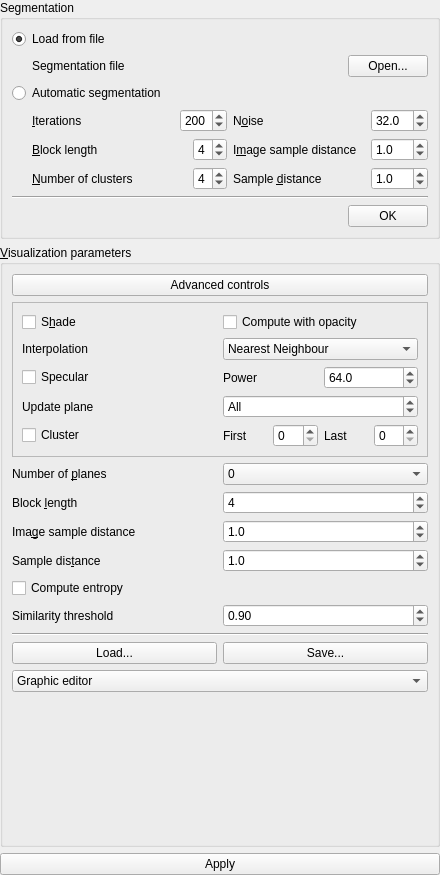
<ui version="4.0" >
 <class>OptimalViewpointInputParametersFormBase</class>
 <widget class="QWidget" name="OptimalViewpointInputParametersFormBase" >
  <property name="geometry" >
   <rect>
    <x>0</x>
    <y>0</y>
    <width>440</width>
    <height>875</height>
   </rect>
  </property>
  <layout class="QVBoxLayout" >
   <property name="spacing" >
    <number>6</number>
   </property>
   <property name="margin" >
    <number>0</number>
   </property>
   <item>
    <widget class="QGroupBox" name="m_segmentationGroupBox" >
     <property name="title" >
      <string>Segmentation</string>
     </property>
     <layout class="QVBoxLayout" >
      <property name="spacing" >
       <number>6</number>
      </property>
      <property name="margin" >
       <number>9</number>
      </property>
      <item>
       <widget class="QRadioButton" name="m_loadSegmentationRadioButton" >
        <property name="text" >
         <string>Load from file</string>
        </property>
        <property name="checked" >
         <bool>true</bool>
        </property>
       </widget>
      </item>
      <item>
       <widget class="QWidget" native="1" name="m_loadSegmentationWidget" >
        <layout class="QHBoxLayout" >
         <property name="spacing" >
          <number>6</number>
         </property>
         <property name="margin" >
          <number>0</number>
         </property>
         <item>
          <spacer>
           <property name="orientation" >
            <enum>Qt::Horizontal</enum>
           </property>
           <property name="sizeType" >
            <enum>QSizePolicy::Fixed</enum>
           </property>
           <property name="sizeHint" >
            <size>
             <width>20</width>
             <height>20</height>
            </size>
           </property>
          </spacer>
         </item>
         <item>
          <widget class="QLabel" name="m_segmentationFileLabel" >
           <property name="sizePolicy" >
            <sizepolicy>
             <hsizetype>5</hsizetype>
             <vsizetype>5</vsizetype>
             <horstretch>1</horstretch>
             <verstretch>0</verstretch>
            </sizepolicy>
           </property>
           <property name="toolTip" >
            <string>Segmentation file</string>
           </property>
           <property name="text" >
            <string>Segmentation file</string>
           </property>
          </widget>
         </item>
         <item>
          <widget class="QPushButton" name="m_openSegmentationFilePushButton" >
           <property name="text" >
            <string>Open...</string>
           </property>
          </widget>
         </item>
        </layout>
       </widget>
      </item>
      <item>
       <widget class="QRadioButton" name="m_automaticSegmentationRadioButton" >
        <property name="text" >
         <string>Automatic segmentation</string>
        </property>
       </widget>
      </item>
      <item>
       <widget class="QWidget" native="1" name="m_automaticSegmentationWidget" >
        <layout class="QGridLayout" >
         <property name="margin" >
          <number>0</number>
         </property>
         <property name="spacing" >
          <number>6</number>
         </property>
         <item rowspan="3" row="0" column="0" >
          <spacer>
           <property name="orientation" >
            <enum>Qt::Horizontal</enum>
           </property>
           <property name="sizeType" >
            <enum>QSizePolicy::Fixed</enum>
           </property>
           <property name="sizeHint" >
            <size>
             <width>20</width>
             <height>20</height>
            </size>
           </property>
          </spacer>
         </item>
         <item row="1" column="1" >
          <layout class="QHBoxLayout" >
           <property name="spacing" >
            <number>6</number>
           </property>
           <property name="margin" >
            <number>0</number>
           </property>
           <item>
            <widget class="QLabel" name="m_labelSegmentationBlockLength" >
             <property name="sizePolicy" >
              <sizepolicy>
               <hsizetype>7</hsizetype>
               <vsizetype>5</vsizetype>
               <horstretch>0</horstretch>
               <verstretch>0</verstretch>
              </sizepolicy>
             </property>
             <property name="text" >
              <string>&amp;Block length</string>
             </property>
             <property name="buddy" >
              <cstring>m_spinBoxSegmentationBlockLength</cstring>
             </property>
            </widget>
           </item>
           <item>
            <widget class="QSpinBox" name="m_spinBoxSegmentationBlockLength" >
             <property name="statusTip" >
              <string>Block length (L) to compute excess entropy during segmentation</string>
             </property>
             <property name="minimum" >
              <number>2</number>
             </property>
             <property name="maximum" >
              <number>6</number>
             </property>
             <property name="value" >
              <number>4</number>
             </property>
            </widget>
           </item>
          </layout>
         </item>
         <item row="0" column="1" >
          <layout class="QHBoxLayout" >
           <property name="spacing" >
            <number>6</number>
           </property>
           <property name="margin" >
            <number>0</number>
           </property>
           <item>
            <widget class="QLabel" name="m_labelSegmentationIterations" >
             <property name="sizePolicy" >
              <sizepolicy>
               <hsizetype>7</hsizetype>
               <vsizetype>5</vsizetype>
               <horstretch>0</horstretch>
               <verstretch>0</verstretch>
              </sizepolicy>
             </property>
             <property name="text" >
              <string>&amp;Iterations</string>
             </property>
             <property name="buddy" >
              <cstring>m_spinBoxSegmentationIterations</cstring>
             </property>
            </widget>
           </item>
           <item>
            <widget class="QSpinBox" name="m_spinBoxSegmentationIterations" >
             <property name="statusTip" >
              <string>Number of iterations of the genetic algorithm</string>
             </property>
             <property name="minimum" >
              <number>1</number>
             </property>
             <property name="maximum" >
              <number>500</number>
             </property>
             <property name="value" >
              <number>200</number>
             </property>
            </widget>
           </item>
          </layout>
         </item>
         <item row="0" column="2" >
          <layout class="QHBoxLayout" >
           <property name="spacing" >
            <number>6</number>
           </property>
           <property name="margin" >
            <number>0</number>
           </property>
           <item>
            <widget class="QLabel" name="m_labelSegmentationNoise" >
             <property name="sizePolicy" >
              <sizepolicy>
               <hsizetype>7</hsizetype>
               <vsizetype>5</vsizetype>
               <horstretch>0</horstretch>
               <verstretch>0</verstretch>
              </sizepolicy>
             </property>
             <property name="text" >
              <string>N&amp;oise</string>
             </property>
             <property name="buddy" >
              <cstring>m_doubleSpinBoxSegmentationNoise</cstring>
             </property>
            </widget>
           </item>
           <item>
            <widget class="QDoubleSpinBox" name="m_doubleSpinBoxSegmentationNoise" >
             <property name="statusTip" >
              <string>Maximum variation in one step of the genetic algorithm</string>
             </property>
             <property name="decimals" >
              <number>1</number>
             </property>
             <property name="minimum" >
              <double>1.000000000000000</double>
             </property>
             <property name="maximum" >
              <double>128.000000000000000</double>
             </property>
             <property name="value" >
              <double>32.000000000000000</double>
             </property>
            </widget>
           </item>
          </layout>
         </item>
         <item row="1" column="2" >
          <layout class="QHBoxLayout" >
           <property name="spacing" >
            <number>6</number>
           </property>
           <property name="margin" >
            <number>0</number>
           </property>
           <item>
            <widget class="QLabel" name="m_labelSegmentationImageSampleDistance" >
             <property name="sizePolicy" >
              <sizepolicy>
               <hsizetype>7</hsizetype>
               <vsizetype>5</vsizetype>
               <horstretch>0</horstretch>
               <verstretch>0</verstretch>
              </sizepolicy>
             </property>
             <property name="text" >
              <string>I&amp;mage sample distance</string>
             </property>
             <property name="buddy" >
              <cstring>m_doubleSpinBoxSegmentationImageSampleDistance</cstring>
             </property>
            </widget>
           </item>
           <item>
            <widget class="QDoubleSpinBox" name="m_doubleSpinBoxSegmentationImageSampleDistance" >
             <property name="statusTip" >
              <string>Horizontal and vertical distance between rays during segmentation</string>
             </property>
             <property name="decimals" >
              <number>1</number>
             </property>
             <property name="minimum" >
              <double>0.100000000000000</double>
             </property>
             <property name="maximum" >
              <double>512.000000000000000</double>
             </property>
             <property name="singleStep" >
              <double>0.100000000000000</double>
             </property>
             <property name="value" >
              <double>1.000000000000000</double>
             </property>
            </widget>
           </item>
          </layout>
         </item>
         <item row="2" column="1" >
          <layout class="QHBoxLayout" >
           <property name="spacing" >
            <number>6</number>
           </property>
           <property name="margin" >
            <number>0</number>
           </property>
           <item>
            <widget class="QLabel" name="m_labelSegmentationNumberOfClusters" >
             <property name="sizePolicy" >
              <sizepolicy>
               <hsizetype>7</hsizetype>
               <vsizetype>5</vsizetype>
               <horstretch>0</horstretch>
               <verstretch>0</verstretch>
              </sizepolicy>
             </property>
             <property name="text" >
              <string>&amp;Number of clusters</string>
             </property>
             <property name="buddy" >
              <cstring>m_spinBoxSegmentationNumberOfClusters</cstring>
             </property>
            </widget>
           </item>
           <item>
            <widget class="QSpinBox" name="m_spinBoxSegmentationNumberOfClusters" >
             <property name="statusTip" >
              <string>Number of clusters (N) of the volume, including empty space</string>
             </property>
             <property name="minimum" >
              <number>2</number>
             </property>
             <property name="maximum" >
              <number>6</number>
             </property>
             <property name="value" >
              <number>4</number>
             </property>
            </widget>
           </item>
          </layout>
         </item>
         <item row="2" column="2" >
          <layout class="QHBoxLayout" >
           <property name="spacing" >
            <number>6</number>
           </property>
           <property name="margin" >
            <number>0</number>
           </property>
           <item>
            <widget class="QLabel" name="m_labelSegmentationSampleDistance" >
             <property name="sizePolicy" >
              <sizepolicy>
               <hsizetype>7</hsizetype>
               <vsizetype>5</vsizetype>
               <horstretch>0</horstretch>
               <verstretch>0</verstretch>
              </sizepolicy>
             </property>
             <property name="text" >
              <string>Sample &amp;distance</string>
             </property>
             <property name="buddy" >
              <cstring>m_doubleSpinBoxSegmentationSampleDistance</cstring>
             </property>
            </widget>
           </item>
           <item>
            <widget class="QDoubleSpinBox" name="m_doubleSpinBoxSegmentationSampleDistance" >
             <property name="statusTip" >
              <string>Distance between samples on one ray during segmentation</string>
             </property>
             <property name="decimals" >
              <number>1</number>
             </property>
             <property name="minimum" >
              <double>0.100000000000000</double>
             </property>
             <property name="maximum" >
              <double>512.000000000000000</double>
             </property>
             <property name="singleStep" >
              <double>0.100000000000000</double>
             </property>
             <property name="value" >
              <double>1.000000000000000</double>
             </property>
            </widget>
           </item>
          </layout>
         </item>
        </layout>
       </widget>
      </item>
      <item>
       <widget class="Line" name="m_segmentationLine" >
        <property name="orientation" >
         <enum>Qt::Horizontal</enum>
        </property>
       </widget>
      </item>
      <item>
       <layout class="QHBoxLayout" >
        <property name="spacing" >
         <number>6</number>
        </property>
        <property name="margin" >
         <number>0</number>
        </property>
        <item>
         <widget class="QLabel" name="m_numberOfClustersLabel" >
          <property name="sizePolicy" >
           <sizepolicy>
            <hsizetype>5</hsizetype>
            <vsizetype>5</vsizetype>
            <horstretch>1</horstretch>
            <verstretch>0</verstretch>
           </sizepolicy>
          </property>
         </widget>
        </item>
        <item>
         <widget class="QPushButton" name="m_segmentationOkPushButton" >
          <property name="text" >
           <string>OK</string>
          </property>
         </widget>
        </item>
       </layout>
      </item>
     </layout>
    </widget>
   </item>
   <item>
    <widget class="QGroupBox" name="m_groupBoxVisualization" >
     <property name="sizePolicy" >
      <sizepolicy>
       <hsizetype>5</hsizetype>
       <vsizetype>3</vsizetype>
       <horstretch>0</horstretch>
       <verstretch>0</verstretch>
      </sizepolicy>
     </property>
     <property name="title" >
      <string>&amp;Visualization parameters</string>
     </property>
     <layout class="QVBoxLayout" >
      <property name="spacing" >
       <number>6</number>
      </property>
      <property name="margin" >
       <number>9</number>
      </property>
      <item>
       <widget class="QPushButton" name="m_advancedControlsPushButton" >
        <property name="text" >
         <string>Advanced controls</string>
        </property>
        <property name="checkable" >
         <bool>true</bool>
        </property>
       </widget>
      </item>
      <item>
       <widget class="QFrame" name="m_advancedControlsFrame" >
        <property name="frameShape" >
         <enum>QFrame::StyledPanel</enum>
        </property>
        <property name="frameShadow" >
         <enum>QFrame::Raised</enum>
        </property>
        <layout class="QVBoxLayout" >
         <property name="spacing" >
          <number>6</number>
         </property>
         <property name="margin" >
          <number>9</number>
         </property>
         <item>
          <layout class="QHBoxLayout" >
           <property name="spacing" >
            <number>6</number>
           </property>
           <property name="margin" >
            <number>0</number>
           </property>
           <item>
            <widget class="QCheckBox" name="m_checkBoxShade" >
             <property name="statusTip" >
              <string>If checked, shading will be applied when rendering the volume</string>
             </property>
             <property name="text" >
              <string>S&amp;hade</string>
             </property>
            </widget>
           </item>
           <item>
            <widget class="QCheckBox" name="m_computeWithOpacityCheckBox" >
             <property name="text" >
              <string>Compute with opacity</string>
             </property>
            </widget>
           </item>
          </layout>
         </item>
         <item>
          <layout class="QHBoxLayout" >
           <property name="spacing" >
            <number>6</number>
           </property>
           <property name="margin" >
            <number>0</number>
           </property>
           <item>
            <widget class="QLabel" name="m_interpolationLabel" >
             <property name="text" >
              <string>Interpolation</string>
             </property>
            </widget>
           </item>
           <item>
            <widget class="QComboBox" name="m_interpolationComboBox" >
             <property name="currentIndex" >
              <number>0</number>
             </property>
             <item>
              <property name="text" >
               <string>Nearest Neighbour</string>
              </property>
             </item>
             <item>
              <property name="text" >
               <string>Linear (Interpolate &amp; Classify)</string>
              </property>
             </item>
             <item>
              <property name="text" >
               <string>Linear (Classify &amp; Interpolate)</string>
              </property>
             </item>
            </widget>
           </item>
          </layout>
         </item>
         <item>
          <layout class="QHBoxLayout" >
           <property name="spacing" >
            <number>6</number>
           </property>
           <property name="margin" >
            <number>0</number>
           </property>
           <item>
            <widget class="QCheckBox" name="m_specularCheckBox" >
             <property name="text" >
              <string>Specular</string>
             </property>
            </widget>
           </item>
           <item>
            <layout class="QHBoxLayout" >
             <property name="spacing" >
              <number>6</number>
             </property>
             <property name="margin" >
              <number>0</number>
             </property>
             <item>
              <widget class="QLabel" name="m_specularPowerLabel" >
               <property name="text" >
                <string>Power</string>
               </property>
              </widget>
             </item>
             <item>
              <widget class="QDoubleSpinBox" name="m_specularPowerDoubleSpinBox" >
               <property name="decimals" >
                <number>1</number>
               </property>
               <property name="maximum" >
                <double>128.000000000000000</double>
               </property>
               <property name="value" >
                <double>64.000000000000000</double>
               </property>
              </widget>
             </item>
            </layout>
           </item>
          </layout>
         </item>
         <item>
          <layout class="QHBoxLayout" >
           <property name="spacing" >
            <number>6</number>
           </property>
           <property name="margin" >
            <number>0</number>
           </property>
           <item>
            <widget class="QLabel" name="m_updatePlaneLabel" >
             <property name="text" >
              <string>Update plane</string>
             </property>
            </widget>
           </item>
           <item>
            <widget class="QSpinBox" name="m_updatePlaneSpinBox" >
             <property name="wrapping" >
              <bool>true</bool>
             </property>
             <property name="specialValueText" >
              <string>All</string>
             </property>
             <property name="minimum" >
              <number>-1</number>
             </property>
             <property name="maximum" >
              <number>0</number>
             </property>
             <property name="value" >
              <number>-1</number>
             </property>
            </widget>
           </item>
          </layout>
         </item>
         <item>
          <layout class="QHBoxLayout" >
           <item>
            <widget class="QCheckBox" name="m_clusterCheckBox" >
             <property name="text" >
              <string>Cluster</string>
             </property>
            </widget>
           </item>
           <item>
            <layout class="QHBoxLayout" >
             <item>
              <widget class="QLabel" name="m_clusterFirstLabel" >
               <property name="text" >
                <string>First</string>
               </property>
              </widget>
             </item>
             <item>
              <widget class="QSpinBox" name="m_clusterFirstSpinBox" />
             </item>
             <item>
              <widget class="QLabel" name="m_clusterLastLabel" >
               <property name="text" >
                <string>Last</string>
               </property>
              </widget>
             </item>
             <item>
              <widget class="QSpinBox" name="m_clusterLastSpinBox" />
             </item>
            </layout>
           </item>
          </layout>
         </item>
        </layout>
       </widget>
      </item>
      <item>
       <layout class="QHBoxLayout" >
        <property name="spacing" >
         <number>6</number>
        </property>
        <property name="margin" >
         <number>0</number>
        </property>
        <item>
         <widget class="QLabel" name="m_labelNumberOfPlanes" >
          <property name="text" >
           <string>Number of &amp;planes</string>
          </property>
          <property name="buddy" >
           <cstring>m_comboNumberOfPlanes</cstring>
          </property>
         </widget>
        </item>
        <item>
         <widget class="QComboBox" name="m_comboNumberOfPlanes" >
          <property name="statusTip" >
           <string>Number of planes to use</string>
          </property>
          <item>
           <property name="text" >
            <string>0</string>
           </property>
          </item>
          <item>
           <property name="text" >
            <string>3</string>
           </property>
          </item>
          <item>
           <property name="text" >
            <string>4</string>
           </property>
          </item>
          <item>
           <property name="text" >
            <string>6</string>
           </property>
          </item>
          <item>
           <property name="text" >
            <string>8</string>
           </property>
          </item>
          <item>
           <property name="text" >
            <string>12</string>
           </property>
          </item>
          <item>
           <property name="text" >
            <string>20</string>
           </property>
          </item>
          <item>
           <property name="text" >
            <string>42</string>
           </property>
          </item>
          <item>
           <property name="text" >
            <string>162</string>
           </property>
          </item>
         </widget>
        </item>
       </layout>
      </item>
      <item>
       <layout class="QHBoxLayout" >
        <property name="spacing" >
         <number>6</number>
        </property>
        <property name="margin" >
         <number>0</number>
        </property>
        <item>
         <widget class="QLabel" name="m_labeVisualizationBlockLength" >
          <property name="text" >
           <string>Block &amp;length</string>
          </property>
          <property name="buddy" >
           <cstring>m_spinBoxVisualizationBlockLength</cstring>
          </property>
         </widget>
        </item>
        <item>
         <widget class="QSpinBox" name="m_spinBoxVisualizationBlockLength" >
          <property name="statusTip" >
           <string>Block length (L) to compute excess entropy</string>
          </property>
          <property name="minimum" >
           <number>2</number>
          </property>
          <property name="maximum" >
           <number>6</number>
          </property>
          <property name="value" >
           <number>4</number>
          </property>
         </widget>
        </item>
       </layout>
      </item>
      <item>
       <layout class="QHBoxLayout" >
        <property name="spacing" >
         <number>6</number>
        </property>
        <property name="margin" >
         <number>0</number>
        </property>
        <item>
         <widget class="QLabel" name="m_labelVisualizationImageSampleDistance" >
          <property name="text" >
           <string>Ima&amp;ge sample distance</string>
          </property>
          <property name="buddy" >
           <cstring>m_doubleSpinBoxVisualizationImageSampleDistance</cstring>
          </property>
         </widget>
        </item>
        <item>
         <widget class="QDoubleSpinBox" name="m_doubleSpinBoxVisualizationImageSampleDistance" >
          <property name="statusTip" >
           <string>Horizontal and vertical distance between rays</string>
          </property>
          <property name="decimals" >
           <number>1</number>
          </property>
          <property name="minimum" >
           <double>0.100000000000000</double>
          </property>
          <property name="maximum" >
           <double>512.000000000000000</double>
          </property>
          <property name="singleStep" >
           <double>0.100000000000000</double>
          </property>
          <property name="value" >
           <double>1.000000000000000</double>
          </property>
         </widget>
        </item>
       </layout>
      </item>
      <item>
       <layout class="QHBoxLayout" >
        <property name="spacing" >
         <number>6</number>
        </property>
        <property name="margin" >
         <number>0</number>
        </property>
        <item>
         <widget class="QLabel" name="m_labelVisualizationSampleDistance" >
          <property name="text" >
           <string>Sample dis&amp;tance</string>
          </property>
          <property name="buddy" >
           <cstring>m_doubleSpinBoxVisualizationSampleDistance</cstring>
          </property>
         </widget>
        </item>
        <item>
         <widget class="QDoubleSpinBox" name="m_doubleSpinBoxVisualizationSampleDistance" >
          <property name="statusTip" >
           <string>Distance between samples on one ray</string>
          </property>
          <property name="decimals" >
           <number>1</number>
          </property>
          <property name="minimum" >
           <double>0.100000000000000</double>
          </property>
          <property name="maximum" >
           <double>512.000000000000000</double>
          </property>
          <property name="singleStep" >
           <double>0.100000000000000</double>
          </property>
          <property name="value" >
           <double>1.000000000000000</double>
          </property>
         </widget>
        </item>
       </layout>
      </item>
      <item>
       <widget class="QCheckBox" name="m_computeCheckBox" >
        <property name="text" >
         <string>Compute entropy</string>
        </property>
       </widget>
      </item>
      <item>
       <layout class="QHBoxLayout" >
        <property name="spacing" >
         <number>6</number>
        </property>
        <property name="margin" >
         <number>0</number>
        </property>
        <item>
         <widget class="QLabel" name="m_similarityThresholdLabel" >
          <property name="text" >
           <string>Similarity threshold</string>
          </property>
         </widget>
        </item>
        <item>
         <widget class="QDoubleSpinBox" name="m_similarityThresholdDoubleSpinBox" >
          <property name="maximum" >
           <double>1.000000000000000</double>
          </property>
          <property name="singleStep" >
           <double>0.010000000000000</double>
          </property>
          <property name="value" >
           <double>0.900000000000000</double>
          </property>
         </widget>
        </item>
       </layout>
      </item>
      <item>
       <widget class="Line" name="line" >
        <property name="orientation" >
         <enum>Qt::Horizontal</enum>
        </property>
       </widget>
      </item>
      <item>
       <layout class="QHBoxLayout" >
        <property name="spacing" >
         <number>6</number>
        </property>
        <property name="margin" >
         <number>0</number>
        </property>
        <item>
         <widget class="QPushButton" name="m_loadTransferFunctionPushButton" >
          <property name="toolTip" >
           <string>Load transfer function</string>
          </property>
          <property name="text" >
           <string>Load...</string>
          </property>
         </widget>
        </item>
        <item>
         <widget class="QPushButton" name="m_saveTransferFunctionPushButton" >
          <property name="toolTip" >
           <string>Save transfer function</string>
          </property>
          <property name="text" >
           <string>Save...</string>
          </property>
         </widget>
        </item>
       </layout>
      </item>
      <item>
       <widget class="QComboBox" name="m_selectEditorComboBox" >
        <item>
         <property name="text" >
          <string>Graphic editor</string>
         </property>
        </item>
        <item>
         <property name="text" >
          <string>Editor by values</string>
         </property>
        </item>
       </widget>
      </item>
      <item>
       <widget class="QStackedWidget" name="m_editorsStackedWidget" >
        <property name="currentIndex" >
         <number>0</number>
        </property>
        <widget class="QWidget" name="page0" >
         <layout class="QVBoxLayout" >
          <property name="spacing" >
           <number>6</number>
          </property>
          <property name="margin" >
           <number>0</number>
          </property>
          <item>
           <widget class="udg::QTransferFunctionEditorByGradient" native="1" name="m_gradientEditor" >
            <property name="statusTip" >
             <string>Define the transfer function for the volume: left click on free space to add a new point; drag a point to move it; right click on a point to delete it</string>
            </property>
           </widget>
          </item>
         </layout>
        </widget>
        <widget class="QWidget" name="page1" >
         <layout class="QVBoxLayout" >
          <property name="spacing" >
           <number>6</number>
          </property>
          <property name="margin" >
           <number>0</number>
          </property>
          <item>
           <widget class="udg::QTransferFunctionEditorByValues" native="1" name="m_editorByValues" />
          </item>
         </layout>
        </widget>
       </widget>
      </item>
     </layout>
    </widget>
   </item>
   <item>
    <widget class="QPushButton" name="m_applyPushButton" >
     <property name="text" >
      <string>Apply</string>
     </property>
    </widget>
   </item>
  </layout>
 </widget>
 <customwidgets>
  <customwidget>
   <class>udg::QTransferFunctionEditorByGradient</class>
   <extends>QWidget</extends>
   <header>qtransferfunctioneditorbygradient.h</header>
  </customwidget>
  <customwidget>
   <class>udg::QTransferFunctionEditorByValues</class>
   <extends>QWidget</extends>
   <header>qtransferfunctioneditorbyvalues.h</header>
  </customwidget>
 </customwidgets>
 <resources/>
 <connections>
  <connection>
   <sender>m_selectEditorComboBox</sender>
   <signal>activated(int)</signal>
   <receiver>m_editorsStackedWidget</receiver>
   <slot>setCurrentIndex(int)</slot>
   <hints>
    <hint type="sourcelabel" >
     <x>258</x>
     <y>701</y>
    </hint>
    <hint type="destinationlabel" >
     <x>260</x>
     <y>723</y>
    </hint>
   </hints>
  </connection>
  <connection>
   <sender>m_advancedControlsPushButton</sender>
   <signal>toggled(bool)</signal>
   <receiver>m_advancedControlsFrame</receiver>
   <slot>setVisible(bool)</slot>
   <hints>
    <hint type="sourcelabel" >
     <x>216</x>
     <y>374</y>
    </hint>
    <hint type="destinationlabel" >
     <x>203</x>
     <y>387</y>
    </hint>
   </hints>
  </connection>
  <connection>
   <sender>m_loadSegmentationRadioButton</sender>
   <signal>toggled(bool)</signal>
   <receiver>m_loadSegmentationWidget</receiver>
   <slot>setVisible(bool)</slot>
   <hints>
    <hint type="sourcelabel" >
     <x>82</x>
     <y>42</y>
    </hint>
    <hint type="destinationlabel" >
     <x>143</x>
     <y>75</y>
    </hint>
   </hints>
  </connection>
  <connection>
   <sender>m_automaticSegmentationRadioButton</sender>
   <signal>toggled(bool)</signal>
   <receiver>m_automaticSegmentationWidget</receiver>
   <slot>setVisible(bool)</slot>
   <hints>
    <hint type="sourcelabel" >
     <x>190</x>
     <y>106</y>
    </hint>
    <hint type="destinationlabel" >
     <x>165</x>
     <y>134</y>
    </hint>
   </hints>
  </connection>
 </connections>
</ui>
